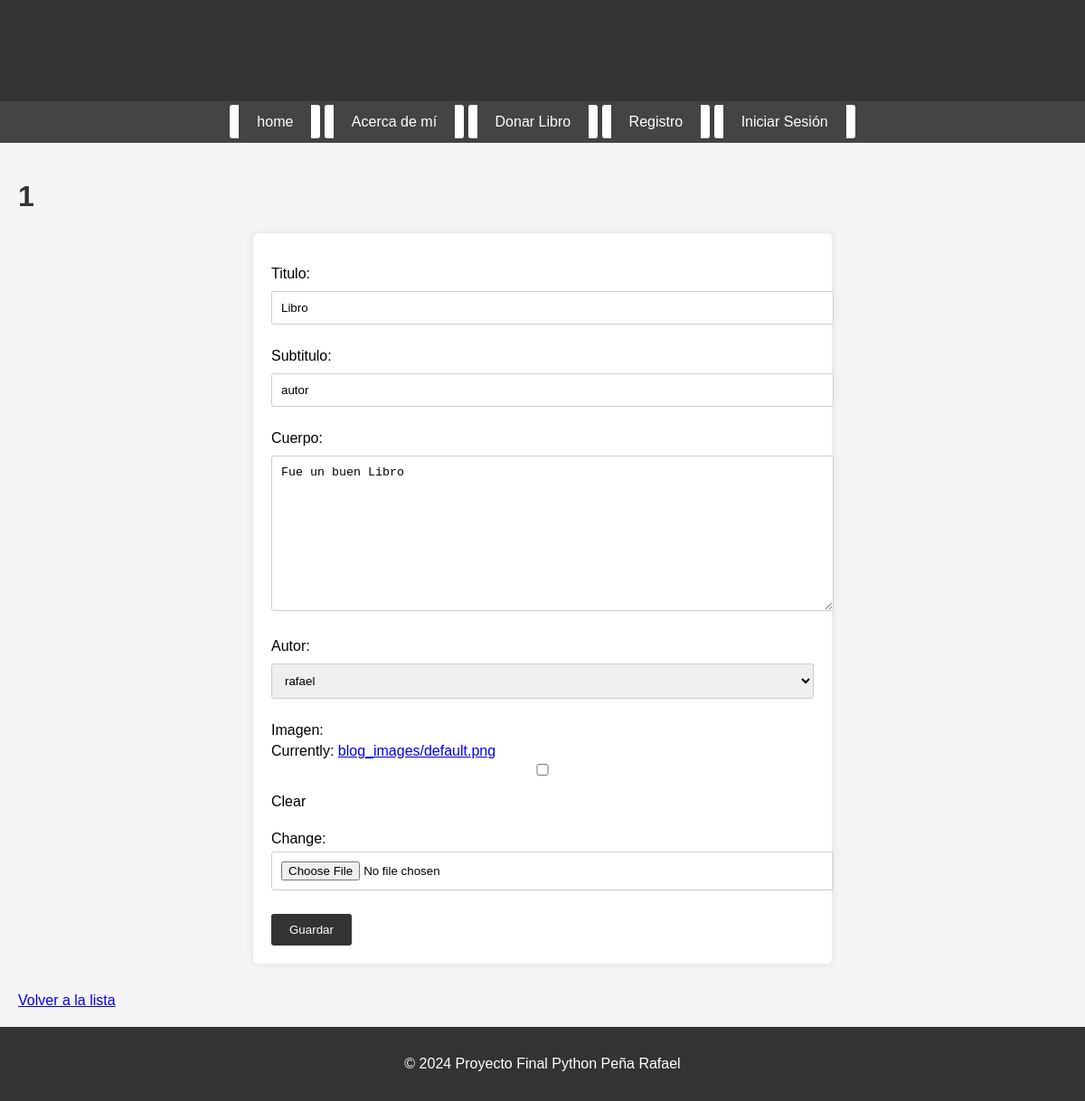
The app's page /blogs/editar/1/ with its own data.
### blogs/models.py (models this page shows)
class Blog(models.Model):
    titulo = models.CharField(max_length=200)
    subtitulo = models.CharField(max_length=200)
    cuerpo = models.TextField()
    autor = models.ForeignKey(User, on_delete=models.CASCADE)
    fecha = models.DateField(auto_now_add=True)
    imagen = models.ImageField(upload_to='blog_images/',null=True, blank=True)

### blogs/views.py (the view)
# urls.py: path('editar/<int:blog_id>/', views.editar_blog, name='editar_blog'),
def editar_blog(request, blog_id):
    blog = get_object_or_404(Blog, id=blog_id)
    if request.method == 'POST':
        form = BlogForm(request.POST, request.FILES, instance=blog)
        if form.is_valid():
            form.save()
            return redirect('detalle_blog', blog_id=blog.id)
    else:
        form = BlogForm(instance=blog)
    return render(request, 'blogs/formulario_blog.html', {'form': form})

### blogs/forms.py
class BlogForm(forms.ModelForm):
    class Meta:
        model = Blog
        fields = ['titulo', 'subtitulo', 'cuerpo', 'autor', 'imagen']

### blogs/templates/blogs/formulario_blog.html (shortened to what this page needs)
{% extends 'vistas/base.html' %}
{% block content %}
<h1>{{ form.instance.id|default:"Crear Nuevo Blog" }}</h1>
<form method="post" enctype="multipart/form-data">
    {{ form.as_p }}
    <button type="submit">Guardar</button>
</form>
<a href="{% url 'lista_blogs' %}">Volver a la lista</a>
{% endblock %}

### biblioteca/static/biblioteca/styles.css (style rules this page uses)
body { font-family: Arial, sans-serif; background-color: #f5f5f5; margin: 0; padding: 0; display: flex; flex-direction: column; min-height: 100vh; }
form { background-color: #fff; padding: 20px; border-radius: 5px; box-shadow: 0 0 10px rgba(0, 0, 0, 0.1); max-width: 600px; margin: auto; margin-bottom: 2em; }
form label { display: block; margin: 10px 0 5px; }
form input, form select, form textarea { width: 100%; padding: 10px; margin: 5px 0 10px; border: 1px solid #ccc; border-radius: 3px; }
form button { background-color: #333; color: #fff; padding: 10px 20px; border: none; border-radius: 3px; cursor: pointer; }
h1, h2, h3, h4, h5, h6 { color: #333; }
html, body { overflow: auto; height: 100%; }

### records on screen
Blog: instance.id "1", titulo "Libro", subtitulo "autor", cuerpo "Fue un buen Libro", autor "rafael"
